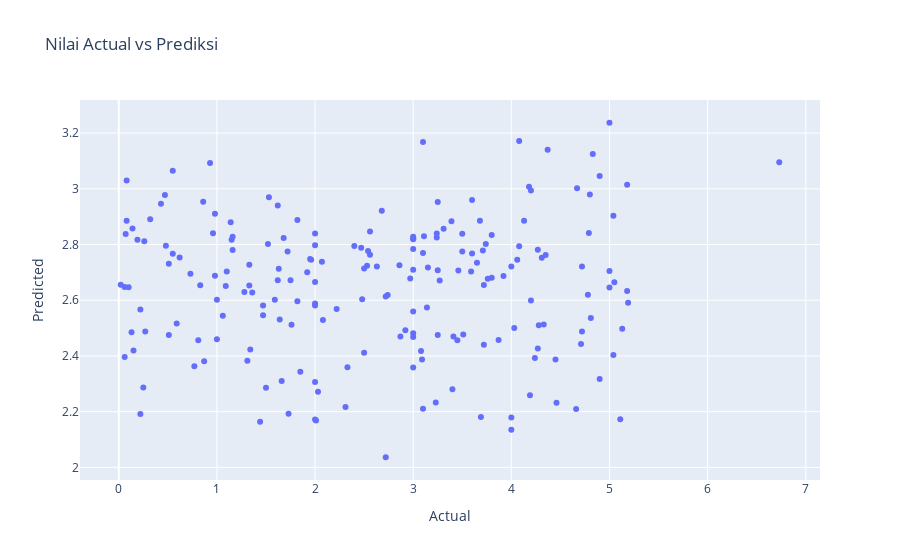
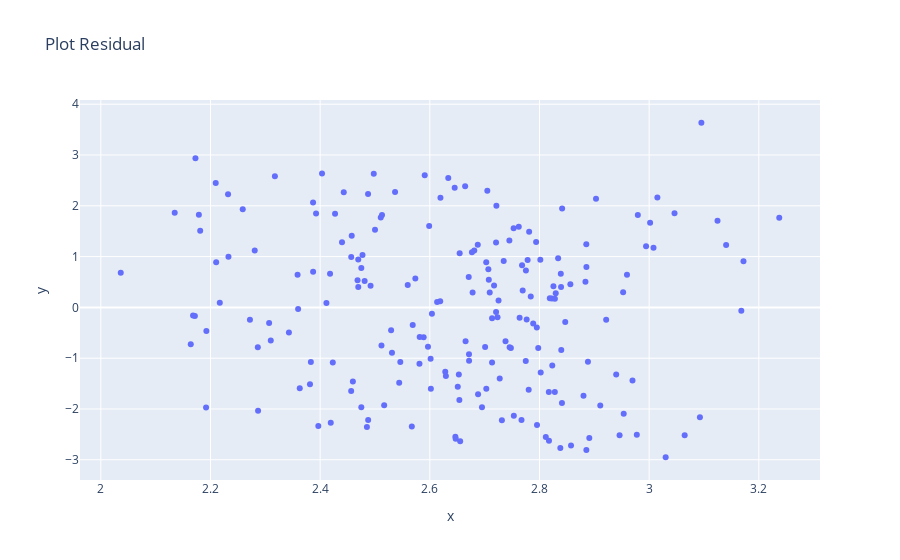

The notebook cell saved with these charts, in order:
### Markdown cell above
## Visualisasi hasil
Visualisasi membantu kita memahami seberapa baik model memprediksi nilai aktual. Kita akan membuat _scatter plot_ yang membandingkan nilai aktual dengan nilai prediksi dan juga plot residual untuk menganalisis kesalahan model.

### Code cell
# Pastikan array dalam bentuk 1-dimensi untuk visualisasi
y_test_flattened = y_test.ravel()
y_pred_flattened = y_pred.ravel() 
prediction_data = pd.DataFrame({'Actual': y_test_flattened, 'Predicted' : y_pred_flattened })

# Scatter plot
figure = px.scatter(prediction_data, x='Actual', y='Predicted', title='Nilai Actual vs Prediksi')
figure.show()

# Plot residual
residual = y_test_flattened - y_pred_flattened

figure_res = px.scatter(x=y_pred_flattened, y=residual, title='Plot Residual')
figure_res.show()

### Figure 1 — Plotly figure (JSON) as saved in the notebook; plotly's stock layout.template omitted (floating-point values rounded to 4 significant figures; data arrays with more than 128 entries replaced by an {"elided": "..."} marker saying what was removed)
{"data": [{"hovertemplate": "Actual=%{x}<br>Predicted=%{y}<extra></extra>", "legendgroup": "", "marker": {"color": "#636efa", "symbol": "circle"}, "mode": "markers", "name": "", "orientation": "v", "showlegend": false, "type": "scatter", "x": {"elided": "200 float values"}, "xaxis": "x", "y": {"elided": "200 float values"}, "yaxis": "y"}], "layout": {"legend": {"tracegroupgap": 0}, "title": {"text": "Nilai Actual vs Prediksi"}, "xaxis": {"anchor": "y", "domain": [0, 1], "title": {"text": "Actual"}}, "yaxis": {"anchor": "x", "domain": [0, 1], "title": {"text": "Predicted"}}}}

### Figure 2 — Plotly figure (JSON) as saved in the notebook; plotly's stock layout.template omitted (floating-point values rounded to 4 significant figures; data arrays with more than 128 entries replaced by an {"elided": "..."} marker saying what was removed)
{"data": [{"hovertemplate": "x=%{x}<br>y=%{y}<extra></extra>", "legendgroup": "", "marker": {"color": "#636efa", "symbol": "circle"}, "mode": "markers", "name": "", "orientation": "v", "showlegend": false, "type": "scatter", "x": {"elided": "200 float values"}, "xaxis": "x", "y": {"elided": "200 float values"}, "yaxis": "y"}], "layout": {"legend": {"tracegroupgap": 0}, "title": {"text": "Plot Residual"}, "xaxis": {"anchor": "y", "domain": [0, 1], "title": {"text": "x"}}, "yaxis": {"anchor": "x", "domain": [0, 1], "title": {"text": "y"}}}}
